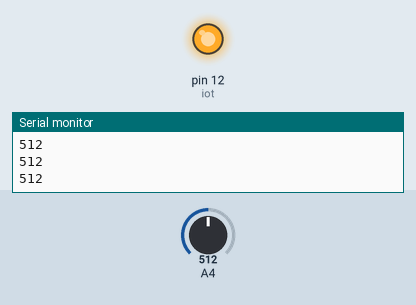
The sketch below on a simulated Arduino Mega 2560, built with avr-gcc and run on an emulated ATmega2560. Shown: output pins drawn as LEDs (lit = HIGH), the last lines printed to the serial monitor. The test bench sets the inputs (shaded band); at power-on: A4 = 512.

Above: at 1.3 s.
1.4 s: A4 set to 122
At 2.1 s:
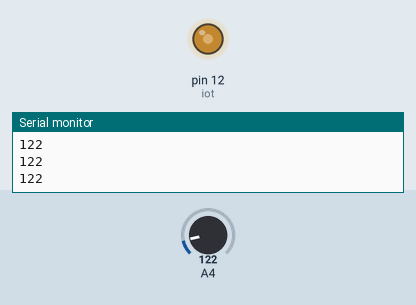
3.0 s: A4 set to 306
At 4.0 s:
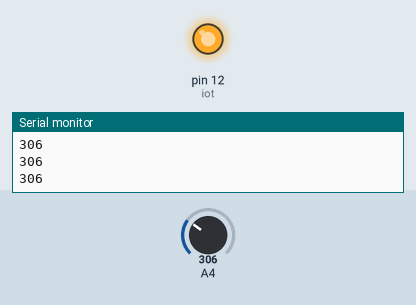
Timing chart, 0 to 6.0 s (numbered marks = the images above; inputs shaded):
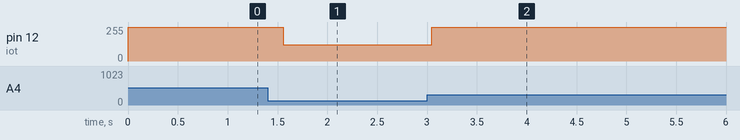

The sketch:

analog2.ino
```cpp
#include <analogWrite.h>
int iot = 12;
int LDR = 36;
int light = 0;

void setup() {
  Serial.begin(9600);
  pinMode(iot, OUTPUT);
  pinMode(LDR, INPUT);
}


void loop() {
  for (int x = light; x > 0; x--) {
    analogWrite(iot , light);
    delay(1);

  }
  light = analogRead(LDR);
  Serial.println(light);


}
```

Measured:
- after the input at 1.4 s, pin 12 (iot): 255/255 → 122/255 after 0.16 s
- after the input at 3.0 s, pin 12 (iot): 122/255 → 255/255 after 0.05 s
